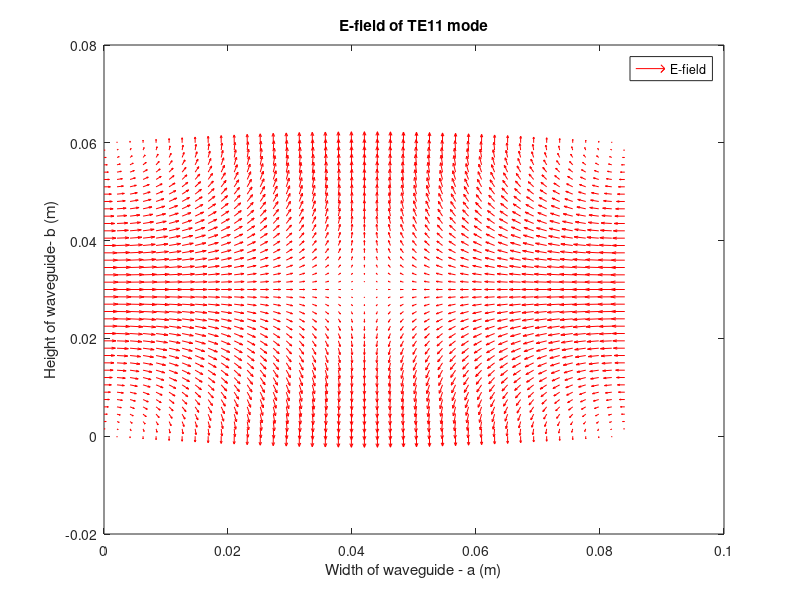

Recreate this plot in MATLAB.
clear Ex Ey
close all
%% TEmn Plotter

% Choose TEmn mode
m = 1;
n = 1;

% Waveguide Dimensions
a = 0.084;    % Width of waveguide
b = 0.06;    % Height of waveguide
N = 41;     % Number of data points along each axis
f = 10E9;    % Frequency

% Constants
c0 = 3E8;    % Speed of propagaion
mu0 = pi*4E-7;      % Freespace permeability
ep0 = 8.8542E-12;   % Freespace permittivity
omega = 2*pi*f;     % Angular freq
beta = omega * sqrt(mu0*ep0);   % Wavenumber
betaX = m*pi./a;
betaY = n*pi./b;
kSqr = betaX.^2 + betaY.^2;
ExyCoeff = j*omega*mu0/kSqr;

% Determines cutoff frequency of waveguide
cutoffCoeff = sqrt((m./a).^2 + (n./b).^2);
cutoffFrequency = c0./2.*cutoffCoeff

x = linspace(0,a,N);
y = linspace(0,b,N);
z = 0;
[X,Y] = meshgrid(x,y);

% Finds X and Y components of E field
% Note that this does not have any other variable coeff, that is because
% they only affect magnitude. Where here we mainly care direction.
Ex = cos(betaX .* X) .* sin(betaY .* Y) .* exp(-j.*beta.*z);
Ey = -sin(betaX .* X) .* cos(betaY .* Y) .* exp(-j.*beta.*z);

% Plots front view
quiver(X,Y,real(Ex),real(Ey),'r');
xlabel('Width of waveguide - a (m)');
ylabel('Height of waveguide- b (m)');
title(['E-field of TE',num2str(m),num2str(n),' mode']);
legend('E-field');

% If needed, here are the full complex formulas
%{
Ex = ExyCoeff .* betaY .* cos(betaX .* X) .* sin(betaY .* Y);
Ey = -ExyCoeff .* betaX .* sin(betaX .* X) .* cos(betaY .* Y);
%quiver(X,Y,real(Ex),real(Ey),'r');
%}
